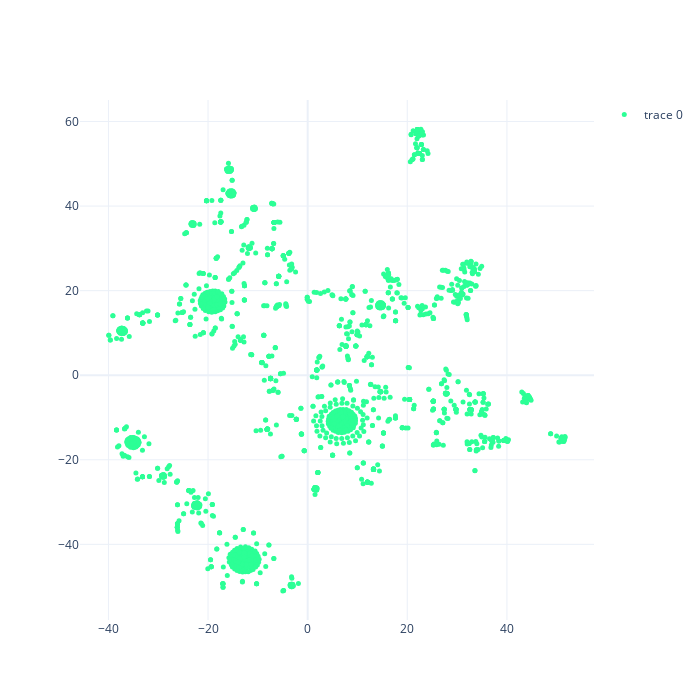

The code cell stored with this chart in its notebook:
### Code cell
c.plot_tsne()

### Figure 1 — Plotly figure (JSON) as saved in the notebook; plotly's stock layout.template omitted (floating-point values rounded to 4 significant figures; data arrays with more than 128 entries replaced by an {"elided": "..."} marker saying what was removed)
{"data": [{"hoverinfo": "text", "marker": {"color": {"elided": "1665 int values"}, "colorscale": [[0, "rgb(150,0,90)"], [0.125, "rgb(0,0,200)"], [0.25, "rgb(0,25,255)"], [0.375, "rgb(0,152,255)"], [0.5, "rgb(44,255,150)"], [0.625, "rgb(151,255,0)"], [0.75, "rgb(255,234,0)"], [0.875, "rgb(255,111,0)"], [1, "rgb(255,0,0)"]], "showscale": false, "size": 5}, "mode": "markers", "showlegend": true, "text": {"elided": "1665 str values"}, "type": "scatter", "x": {"elided": "1665 float values"}, "y": {"elided": "1665 float values"}}], "layout": {"height": 700, "hovermode": "closest", "width": 700, "xaxis": {"showgrid": true}, "yaxis": {"showgrid": true}}}
